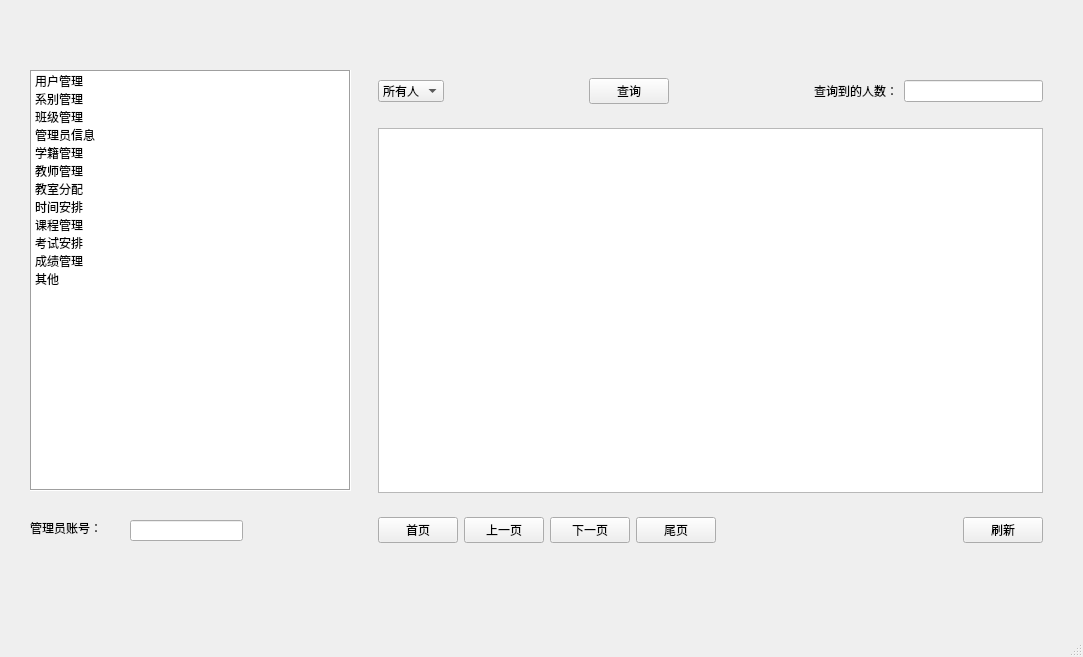
<?xml version="1.0" encoding="UTF-8"?>
<ui version="4.0">
 <class>AdminMainW</class>
 <widget class="QMainWindow" name="AdminMainW">
  <property name="geometry">
   <rect>
    <x>0</x>
    <y>0</y>
    <width>1083</width>
    <height>657</height>
   </rect>
  </property>
  <property name="windowTitle">
   <string>管理员</string>
  </property>
  <widget class="QWidget" name="centralwidget">
   <widget class="QListWidget" name="listWidget">
    <property name="geometry">
     <rect>
      <x>30</x>
      <y>70</y>
      <width>321</width>
      <height>421</height>
     </rect>
    </property>
    <property name="frameShape">
     <enum>QFrame::Box</enum>
    </property>
    <item>
     <property name="text">
      <string>用户管理</string>
     </property>
    </item>
    <item>
     <property name="text">
      <string>系别管理</string>
     </property>
    </item>
    <item>
     <property name="text">
      <string>班级管理</string>
     </property>
    </item>
    <item>
     <property name="text">
      <string>管理员信息</string>
     </property>
    </item>
    <item>
     <property name="text">
      <string>学籍管理</string>
     </property>
    </item>
    <item>
     <property name="text">
      <string>教师管理</string>
     </property>
    </item>
    <item>
     <property name="text">
      <string>教室分配</string>
     </property>
    </item>
    <item>
     <property name="text">
      <string>时间安排</string>
     </property>
    </item>
    <item>
     <property name="text">
      <string>课程管理</string>
     </property>
    </item>
    <item>
     <property name="text">
      <string>考试安排</string>
     </property>
    </item>
    <item>
     <property name="text">
      <string>成绩管理</string>
     </property>
    </item>
    <item>
     <property name="text">
      <string>其他</string>
     </property>
    </item>
   </widget>
   <widget class="QStackedWidget" name="stackedWidget">
    <property name="geometry">
     <rect>
      <x>360</x>
      <y>60</y>
      <width>701</width>
      <height>501</height>
     </rect>
    </property>
    <property name="currentIndex">
     <number>0</number>
    </property>
    <widget class="QWidget" name="page">
     <layout class="QGridLayout" name="gridLayout_6">
      <item row="0" column="0">
       <layout class="QGridLayout" name="gridLayout_5">
        <item row="1" column="0">
         <widget class="QWidget" name="widget" native="true">
          <layout class="QGridLayout" name="gridLayout_3">
           <item row="0" column="0">
            <widget class="QTableWidget" name="tableWidget"/>
           </item>
          </layout>
         </widget>
        </item>
        <item row="2" column="0">
         <widget class="QWidget" name="wgt_user" native="true">
          <layout class="QGridLayout" name="gridLayout_4">
           <item row="0" column="0">
            <widget class="QPushButton" name="pb_first">
             <property name="text">
              <string>首页</string>
             </property>
            </widget>
           </item>
           <item row="0" column="1">
            <widget class="QPushButton" name="pb_prev">
             <property name="text">
              <string>上一页</string>
             </property>
            </widget>
           </item>
           <item row="0" column="3">
            <widget class="QPushButton" name="pb_end">
             <property name="text">
              <string>尾页</string>
             </property>
            </widget>
           </item>
           <item row="0" column="2">
            <widget class="QPushButton" name="pb_next">
             <property name="text">
              <string>下一页</string>
             </property>
            </widget>
           </item>
           <item row="0" column="5">
            <widget class="QPushButton" name="pb_reflash">
             <property name="text">
              <string>刷新</string>
             </property>
            </widget>
           </item>
           <item row="0" column="4">
            <spacer name="horizontalSpacer_5">
             <property name="orientation">
              <enum>Qt::Horizontal</enum>
             </property>
             <property name="sizeHint" stdset="0">
              <size>
               <width>40</width>
               <height>20</height>
              </size>
             </property>
            </spacer>
           </item>
          </layout>
         </widget>
        </item>
        <item row="0" column="0">
         <widget class="QWidget" name="wgt_up" native="true">
          <layout class="QGridLayout" name="gridLayout_2">
           <item row="0" column="0">
            <layout class="QGridLayout" name="gridLayout">
             <item row="0" column="1">
              <spacer name="horizontalSpacer">
               <property name="orientation">
                <enum>Qt::Horizontal</enum>
               </property>
               <property name="sizeHint" stdset="0">
                <size>
                 <width>40</width>
                 <height>20</height>
                </size>
               </property>
              </spacer>
             </item>
             <item row="0" column="4">
              <widget class="QLabel" name="lb_num">
               <property name="text">
                <string>查询到的人数：</string>
               </property>
              </widget>
             </item>
             <item row="0" column="5">
              <widget class="QLineEdit" name="le_num"/>
             </item>
             <item row="0" column="0">
              <widget class="QComboBox" name="cb_choose">
               <item>
                <property name="text">
                 <string>所有人</string>
                </property>
               </item>
               <item>
                <property name="text">
                 <string>管理员</string>
                </property>
               </item>
               <item>
                <property name="text">
                 <string>教师</string>
                </property>
               </item>
               <item>
                <property name="text">
                 <string>学生</string>
                </property>
               </item>
              </widget>
             </item>
             <item row="0" column="2">
              <widget class="QPushButton" name="pb_selectUser">
               <property name="text">
                <string>查询</string>
               </property>
              </widget>
             </item>
             <item row="0" column="3">
              <spacer name="horizontalSpacer_2">
               <property name="orientation">
                <enum>Qt::Horizontal</enum>
               </property>
               <property name="sizeHint" stdset="0">
                <size>
                 <width>40</width>
                 <height>20</height>
                </size>
               </property>
              </spacer>
             </item>
            </layout>
           </item>
          </layout>
         </widget>
        </item>
       </layout>
      </item>
     </layout>
    </widget>
    <widget class="QWidget" name="page_departmrnt">
     <layout class="QGridLayout" name="gridLayout_7">
      <item row="0" column="0">
       <widget class="QWidget" name="wgt_department" native="true"/>
      </item>
     </layout>
    </widget>
    <widget class="QWidget" name="page_class">
     <layout class="QGridLayout" name="gridLayout_8">
      <item row="0" column="0">
       <widget class="QWidget" name="wgt_class" native="true"/>
      </item>
     </layout>
    </widget>
    <widget class="QWidget" name="page_admin">
     <layout class="QGridLayout" name="gridLayout_9">
      <item row="0" column="0">
       <widget class="QWidget" name="wgt_admin" native="true"/>
      </item>
     </layout>
    </widget>
    <widget class="QWidget" name="page_student">
     <layout class="QGridLayout" name="gridLayout_10">
      <item row="0" column="0">
       <widget class="StudentManage" name="wgt_student" native="true"/>
      </item>
     </layout>
    </widget>
    <widget class="QWidget" name="page_teacher">
     <layout class="QGridLayout" name="gridLayout_11">
      <item row="0" column="0">
       <widget class="QWidget" name="wgt_teacher" native="true"/>
      </item>
     </layout>
    </widget>
    <widget class="QWidget" name="page_classroom">
     <layout class="QGridLayout" name="gridLayout_12">
      <item row="0" column="0">
       <widget class="QWidget" name="wgt_classroom" native="true"/>
      </item>
     </layout>
    </widget>
    <widget class="QWidget" name="page_time">
     <layout class="QGridLayout" name="gridLayout_13">
      <item row="0" column="0">
       <widget class="QWidget" name="wgt_time" native="true"/>
      </item>
     </layout>
    </widget>
    <widget class="QWidget" name="page_arrange">
     <layout class="QGridLayout" name="gridLayout_14">
      <item row="0" column="0">
       <widget class="QWidget" name="wgt_arrange" native="true"/>
      </item>
     </layout>
    </widget>
    <widget class="QWidget" name="page_exam">
     <layout class="QGridLayout" name="gridLayout_15">
      <item row="0" column="0">
       <widget class="QWidget" name="wgt_exam" native="true"/>
      </item>
     </layout>
    </widget>
    <widget class="QWidget" name="page_grade">
     <layout class="QGridLayout" name="gridLayout_16">
      <item row="0" column="0">
       <widget class="QWidget" name="wgt_grade" native="true"/>
      </item>
     </layout>
    </widget>
    <widget class="QWidget" name="page_other">
     <widget class="QWidget" name="wgt_up_2" native="true">
      <property name="geometry">
       <rect>
        <x>200</x>
        <y>50</y>
        <width>281</width>
        <height>80</height>
       </rect>
      </property>
      <widget class="QPushButton" name="pushButton">
       <property name="geometry">
        <rect>
         <x>40</x>
         <y>30</y>
         <width>93</width>
         <height>28</height>
        </rect>
       </property>
       <property name="text">
        <string>上传文件</string>
       </property>
      </widget>
     </widget>
     <widget class="QWidget" name="widget_2" native="true">
      <property name="geometry">
       <rect>
        <x>220</x>
        <y>190</y>
        <width>251</width>
        <height>80</height>
       </rect>
      </property>
      <widget class="QPushButton" name="pushButton_2">
       <property name="geometry">
        <rect>
         <x>30</x>
         <y>10</y>
         <width>93</width>
         <height>28</height>
        </rect>
       </property>
       <property name="text">
        <string>下载文件</string>
       </property>
      </widget>
     </widget>
     <widget class="QWidget" name="widget_3" native="true">
      <property name="geometry">
       <rect>
        <x>230</x>
        <y>290</y>
        <width>211</width>
        <height>80</height>
       </rect>
      </property>
      <widget class="QPushButton" name="pushButton_3">
       <property name="geometry">
        <rect>
         <x>10</x>
         <y>30</y>
         <width>93</width>
         <height>28</height>
        </rect>
       </property>
       <property name="text">
        <string>修改密码</string>
       </property>
      </widget>
     </widget>
    </widget>
   </widget>
   <widget class="QLabel" name="lb_adminID">
    <property name="geometry">
     <rect>
      <x>30</x>
      <y>520</y>
      <width>91</width>
      <height>16</height>
     </rect>
    </property>
    <property name="text">
     <string>管理员账号：</string>
    </property>
   </widget>
   <widget class="QLineEdit" name="le_adminID">
    <property name="geometry">
     <rect>
      <x>130</x>
      <y>520</y>
      <width>113</width>
      <height>21</height>
     </rect>
    </property>
   </widget>
  </widget>
  <widget class="QMenuBar" name="menubar">
   <property name="geometry">
    <rect>
     <x>0</x>
     <y>0</y>
     <width>1083</width>
     <height>26</height>
    </rect>
   </property>
  </widget>
  <widget class="QStatusBar" name="statusbar"/>
 </widget>
 <customwidgets>
  <customwidget>
   <class>StudentManage</class>
   <extends>QWidget</extends>
   <header location="global">studentmanage.h</header>
   <container>1</container>
  </customwidget>
 </customwidgets>
 <resources/>
 <connections/>
</ui>
